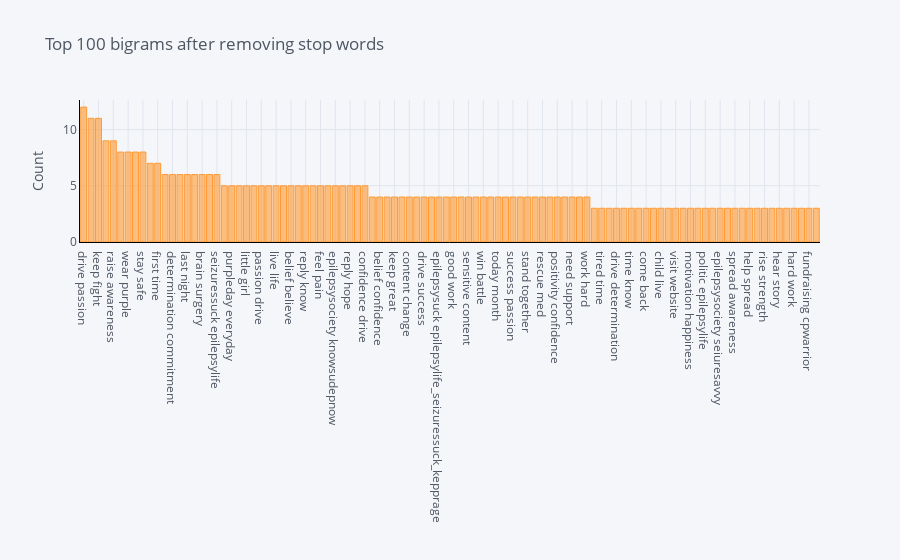

Notebook source saved alongside this figure:
### Code cell
plot_model(plot = 'bigram')

### Figure 1 — Plotly figure (JSON) as saved in the notebook; plotly's stock layout.template omitted (floating-point values rounded to 4 significant figures)
{"data": [{"name": "count", "text": "", "y": [12, 11, 11, 9, 9, 8, 8, 8, 8, 7, 7, 6, 6, 6, 6, 6, 6, 6, 6, 5, 5, 5, 5, 5, 5, 5, 5, 5, 5, 5, 5, 5, 5, 5, 5, 5, 5, 5, 5, 4, 4, 4, 4, 4, 4, 4, 4, 4, 4, 4, 4, 4, 4, 4, 4, 4, 4, 4, 4, 4, 4, 4, 4, 4, 4, 4, 4, 4, 4, 3, 3, 3, 3, 3, 3, 3, 3, 3, 3, 3, 3, 3, 3, 3, 3, 3, 3, 3, 3, 3, 3, 3, 3, 3, 3, 3, 3, 3, 3, 3], "marker": {"color": "rgba(255, 153, 51, 0.6)", "line": {"color": "rgba(255, 153, 51, 1.0)", "width": 1}}, "x": ["drive passion", "chronicillness support", "keep fight", "sound true", "raise awareness", "know chronicillness", "wear purple", "thank much", "stay safe", "passion commitment", "first time", "love support", "determination commitment", "determination drive", "last night", "raise money", "brain surgery", "stay positive", "seizuressuck epilepsylife", "funding support", "purpleday everyday", "live epilepsyuk", "little girl", "get well", "passion drive", "great work", "live life", "passion determination", "belief believe", "fellow warrior", "reply know", "find funding", "feel pain", "epilepsyuk epilepsysociety", "epilepsysociety knowsudepnow", "today celebrate", "reply hope", "support carer", "confidence drive", "keep good", "belief confidence", "change setting", "keep great", "first aid", "content change", "include potentially", "drive success", "else would", "epilepsysuck epilepsylife_seizuressuck_kepprage", "follow twitter", "good work", "would love", "sensitive content", "new tire", "win battle", "true thank", "today month", "support family", "success passion", "style stylish", "stand together", "setting view", "rescue med", "potentially sensitive", "positivity confidence", "link find", "need support", "make sure", "work hard", "good way", "tired time", "may reduce", "drive determination", "support system", "time know", "love hear", "come back", "strength drive", "child live", "carer child", "visit website", "know would", "motivation happiness", "epilepsylife epilepsystrong", "politic epilepsylife", "hope thing", "epilepsysociety seiuresavvy", "epilepsystrong epilepsysuck", "spread awareness", "epilepsysupport epilepsylife", "help spread", "life full", "rise strength", "fight battle", "hear story", "read story", "hard work", "positive attitude", "fundraising cpwarrior", "last week"], "type": "bar", "orientation": "v"}], "layout": {"title": {"text": "Top 100 bigrams after removing stop words", "font": {"color": "#4D5663"}}, "paper_bgcolor": "#F5F6F9", "plot_bgcolor": "#F5F6F9", "yaxis": {"tickfont": {"color": "#4D5663"}, "title": {"text": "Count", "font": {"color": "#4D5663"}}, "showgrid": true, "zerolinecolor": "#E1E5ED", "gridcolor": "#E1E5ED", "linecolor": "black"}, "xaxis": {"tickfont": {"color": "#4D5663"}, "title": {"text": "", "font": {"color": "#4D5663"}}, "showgrid": true, "zerolinecolor": "#E1E5ED", "gridcolor": "#E1E5ED", "linecolor": "black"}, "legend": {"bgcolor": "#F5F6F9", "font": {"color": "#4D5663"}}}}
